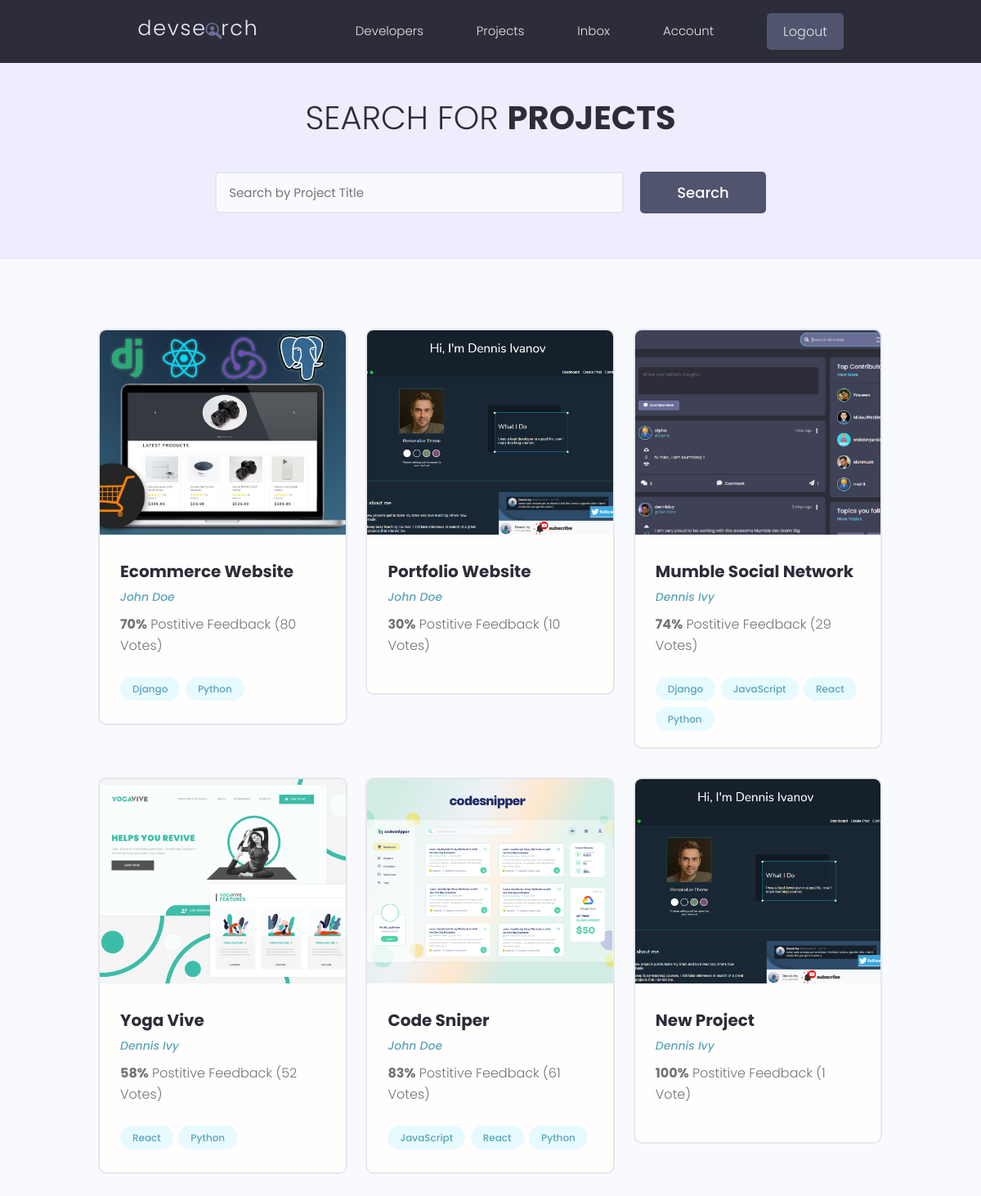
Screenshot of /projects/ (signed in) with the database file from the repository.
### projects/models.py (models this page shows, shortened)
class Project(models.Model):
    owner = models.ForeignKey(Profile, null=True, blank=True, on_delete=models.SET_NULL)
    title = models.CharField(max_length=200)
    description = models.TextField(null=True, blank=True)
    featured_image = models.ImageField(null=True, blank=True, default = "default.jpg")
    demo_link = models.CharField(max_length=2000, null=True, blank=True)
    source_link = models.CharField(max_length=2000, null=True, blank=True)
    tags = models.ManyToManyField('Tag', blank=True)
    vote_total = models.IntegerField(default=0, null=True, blank=True)
    vote_ratio = models.IntegerField(default=0, null=True, blank=True)
    created = models.DateTimeField(auto_now_add=True)
    id = models.UUIDField(default=uuid.uuid4, unique=True, primary_key=True, editable=False)

class Tag(models.Model):
    name = models.CharField(max_length=200)
    created = models.DateTimeField(auto_now_add=True)
    id = models.UUIDField(default=uuid.uuid4, unique=True, primary_key=True, editable=False)
    def __str__(self):
        return self.name

### users/models.py (models this page shows, shortened)
class Profile(models.Model):
    user = models.OneToOneField(User, on_delete=models.CASCADE, null=True, blank=True)
    name = models.CharField(max_length=200, blank=True, null=True)
    email = models.EmailField(max_length=500, blank=True,null=True)
    username = models.CharField(max_length=200, blank=True, null=True)
    location = models.CharField(max_length=200, blank=True, null=True)
    short_intro = models.CharField(max_length=500, blank=True, null=True)
    bio = models.TextField(blank=True, null=True)
    profile_image = models.ImageField(blank=True, null=True, upload_to='profiles/', default='profiles/user-default.png' )
    social_github = models.CharField(max_length=200, blank=True, null=True)
    social_twitter = models.CharField(max_length=200, blank=True, null=True)
    social_linkedin = models.CharField(max_length=200, blank=True, null=True)
    social_youtube = models.CharField(max_length=200, blank=True, null=True)
    social_website = models.CharField(max_length=200, blank=True, null=True)
    created = models.DateTimeField(auto_now_add=True)
    id = models.UUIDField(default=uuid.uuid4, unique=True, primary_key=True, editable=False)

### projects/views.py (the view)
# urls.py: path('projects/', include('projects.urls')),
def projects(request):
    projects = Project.objects.all()
    context = {
        'projects' : projects,
    }
    return render(request, 'projects/projects.html', context)

### projects/templates/projects/projects.html (shortened to what this page needs)
{% extends "main.html" %}
{%load static%}
{%block content%}
  <main class="projects">
    <section class="hero-section text-center">
      <div class="container container--narrow">
        <div class="hero-section__box">
          <h2>Search for <span>Projects</span></h2>
        </div>
        <div class="hero-section__search">
          <form class="form" action="#" method="get">
            <div class="form__field">
              <input class="input input--text" id="formInput#search" type="text" name="text"
                placeholder="Search by Project Title" />
            </div>
            <input class="btn btn--sub btn--lg" type="submit" value="Search" />
          </form>
        </div>
      </div>
    </section>
    <section class="projectsList">
      <div class="container">
        <div class="grid grid--three">
        {%for project in projects%}
          <div class="column">
            <div class="card project">
              <a href="{%url 'project' project.id%}" class="project">
                <img class="project__thumbnail" src="{{project.featured_image.url}}" alt="project thumbnail" />
                <div class="card__body">
                  <h3 class="project__title">{{project.title}}</h3>
                  <p><a class="project__author" href="{%url 'user-profile' project.owner.id%}">{{project.owner.name}}</a></p>
                  <p class="project--rating">
                    <span style="font-weight: bold;">{{project.vote_ratio}}%</span> Postitive
                    Feedback ({{project.vote_total}} Vote{{project.vote_total|pluralize:"s"}})
                  </p>
                  <div class="project__tags">
                    {%for tag in project.tags.all%}
                    <span class="tag tag--pill tag--main">
                      <small>{{tag}}</small>
                    </span>
                    {%endfor%}
                  </div>
                </div>
              </a>
            </div>
          </div>
          {%endfor%}
        </div>
      </div>
    </section>
  </main>
{%endblock%}

### static/styles/app.css (style rules this page uses)
:root { --color-sub: #2d2d39; }
.btn--sub { background-color: var(--color-sub-light); }
.card { border: 2px solid var(--color-light); }
img { width: 100%; }
.hero-section { height: 40vh; display: flex; align-items: center; background-color: var(--color-sub); }
.hero-section__box { margin-bottom: 4rem; }
.hero-section__box > h2, .hero-section__box > h2 > span { font-size: 4rem; color: var(--color-light); line-height: 1.3; text-transform: uppercase; }
.hero-section__box > h2 { font-weight: 300; }
.hero-section__box > h2 > span { font-weight: 700; }
.hero-section__search > .form { display: flex; align-items: center; justify-content: center; gap: 2rem; }
.hero-section__search > .form input.input--text { width: 50rem; }
.project__author { font-size: 1.4rem; font-style: italic; }
.project--rating { margin-bottom: 1.6em; margin-top: .5em; }
.projects > .hero-section { background: var(--color-sub-lighter); height: 30vh; }
.projects .hero-section__box { margin-bottom: 2.5rem; }
.projects .hero-section__box > h2 { color: var(--color-sub); }
.projects .hero-section__box > h2 > span { font-weight: 700; color: var(--color-sub); }
.projectsList { margin-top: 8rem; }
.project__thumbnail { height: 25rem; object-fit: cover; object-position: top center; }
.project__title { font-size: 2rem; font-weight: 700; color: var(--color-sub); }

### static/uikit/styles/modules/_variables.css (style rules this page uses)
:root { --color-main: #5aa5b9; --color-main-light: #e6faff; --color-sub: #3f4156; --color-sub-light: #51546e; --color-sub-lighter: #ededfd; --color-text: #737373; --color-gray: #8b8b8b; --color-light: #e5e7eb; --color-light-gray: #767676; --color-bg: #f8fafd; --color-white: #fffefd; --color-white-light: #f3f3f3; --color-success: #359e64; --color-success-bg: #def8e8; --color-error: #fc4b0b; --color-error-bg: #fff2ee; --font-base: 'Poppins', arial, helvetica, 'Segoe UI', roboto, ubuntu, sans-serif; --font-monospace: 'Fira Code', 'Courier New', courier, monospace; --font-regular: 300; --font-medium: 500; --font-bold: 700; --generic-shadow: 1px 1px 5px #00000010; --generic-transition: all 0.3s ease-in-out; }

### static/uikit/styles/modules/_base.css (style rules this page uses)
* { margin: 0; padding: 0; box-sizing: border-box; text-rendering: optimizeLegibility; color: inherit; font-size: inherit; }
html { font-size: 50%; }
@media only screen and (min-width: 480px) { html { font-size: 56.25%; } }
@media only screen and (min-width: 1200px) { html { font-size: 62.5%; } }
body { line-height: 1.6; font-weight: 400; font-size: 1.5rem; color: var(--color-text); background-color: var(--color-bg); min-height: 100vh; }

### static/uikit/styles/modules/_typography.css (style rules this page uses)
* { font-family: var(--font-base); }
h2 { font-size: 3.6rem; font-weight: var(--font-bold); }
h3 { font-size: 3.2rem; font-weight: var(--font-medium); }
p, span, strong { font-size: 1.6rem; color: var(--color-text); font-weight: var(--font-regular); }
a { padding-bottom: 2px; text-decoration: none; display: inline-block; color: var(--color-main); font-weight: var(--font-medium); }

### static/uikit/styles/modules/_utilities.css (style rules this page uses)
.container { width: 92%; max-width: 165rem; margin: 0 auto; box-sizing: border-box; }
.container--narrow { width: 92%; max-width: 120rem; }
@media screen and (min-width: 1000px) { .container { width: 90%; } }
@media screen and (min-width: 1000px) { .container--narrow { width: 85%; } }
@media screen and (min-width: 1200px) { .container { width: 80%; } }
@media screen and (min-width: 1200px) { .container--narrow { width: 72%; } }
.text-center { text-align: center; }

### static/uikit/styles/modules/_button.css (style rules this page uses)
.btn { display: inline-block; position: relative; cursor: pointer; background-color: var(--color-light); font-weight: var(--font-medium); color: var(--color-sub); text-decoration: none; padding: 1rem 2rem; border-radius: 0.5rem; border: none; width: -webkit-fit-content; width: -moz-fit-content; width: fit-content; height: -webkit-fit-content; height: -moz-fit-content; height: fit-content; font-size: 1.6rem; outline-width: 0; outline-color: transparent; -webkit-backface-visibility: hidden; backface-visibility: hidden; transition: all 0.3s ease-in-out; }
.btn--sub { background-color: var(--color-sub); color: var(--color-white); }
.btn--lg { font-size: 1.8rem; padding: 1.2rem 4.5rem; }

### static/uikit/styles/modules/_card.css (style rules this page uses)
.card { border-radius: 1rem; background-color: var(--color-white); border: 1.5px solid var(--color-light); width: auto; height: auto; margin-top: 0.5rem; margin-bottom: 0.5rem; overflow: hidden; }
.card__body, .card__header { padding: 2rem 2.5rem; }

### rows the page displays
Project: featured_image (picture), title "Ecommerce Website", owner.name "John Doe", vote_ratio "70", vote_total "80"
Tag: name "Django"
Tag: name "Python"
Project: featured_image (picture), title "Portfolio Website", owner.name "John Doe", vote_ratio "30", vote_total "10"
Project: featured_image (picture), title "Mumble Social Network", owner.name "Dennis Ivy", vote_ratio "74", vote_total "29"
Tag: name "JavaScript"
Tag: name "React"
Project: featured_image (picture), title "Yoga Vive", owner.name "Dennis Ivy", vote_ratio "58", vote_total "52"
Project: featured_image (picture), title "Code Sniper", owner.name "John Doe", vote_ratio "83", vote_total "61"
Project: featured_image (picture), title "New Project", owner.name "Dennis Ivy", vote_ratio "100", vote_total "1"
